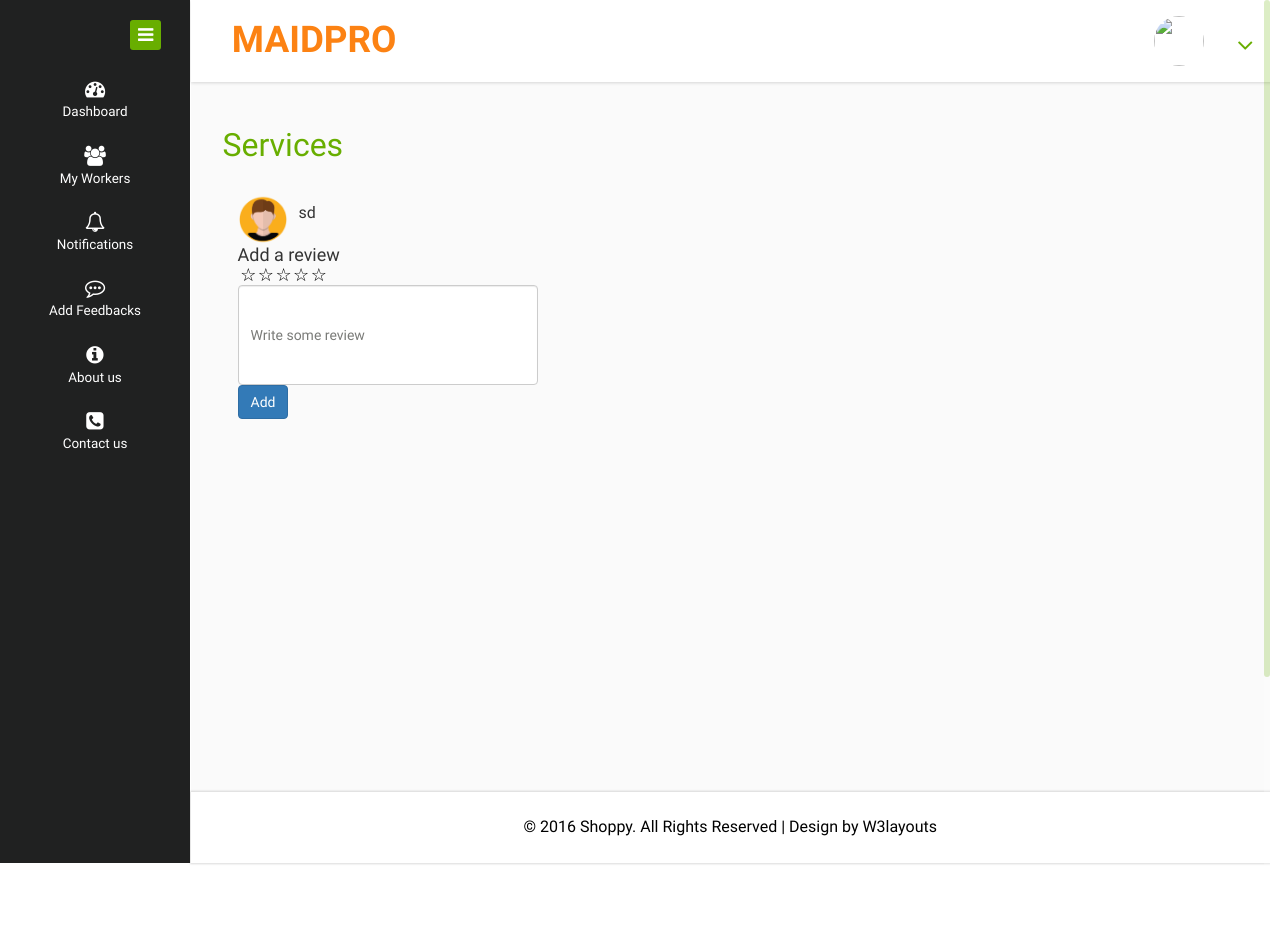
Page /users/addreview.php?workerid=abcde@gmail.com on the committed database.
### tables this page shows
CREATE TABLE `registration` (
  `user_id` int(11) NOT NULL,
  `email` varchar(50) NOT NULL,
  `name` varchar(30) NOT NULL,
  `phone` bigint(11) NOT NULL,
  `profile_pic` varchar(50) NOT NULL DEFAULT 'images/profile_pic.png',
  `house` varchar(30) NOT NULL,
  `place` varchar(30) NOT NULL,
  `district` varchar(30) NOT NULL,
  `state` varchar(30) NOT NULL,
  `pincode` int(10) NOT NULL,
  `gender` varchar(20) NOT NULL,
  `date_of_birth` varchar(20) NOT NULL
);

### users/addreview.php (the view, shortened to what this page needs)
<?php
	include("header.php");
  $workerid=$_GET['workerid'];
?>
<div class="inner-block">
    <div class="blank">
    	<h2>Services</h2>
<?php
$sql1="select * from registration where email='$workerid'";
    $r1=mysqli_fetch_assoc(mysqli_query($conn,$sql1));
?>
<div class="col-md-6">
  <div class="profile_img">
                                    <span class="prfil-img"><img style="width:30%,vertical-align: middle;
  width: 50px;
  height: 50px;
  border-radius: 50%;" src="../users/<?php echo $r1['profile_pic']?>" alt=""> </span>
                                    <div class="user-name">
                                        <?php echo $r1['name'] ?>
                                    </div>
                                </div>
                                <div class="clearfix"></div>
                               <h4>Add a review</h4>
               <form action="reviewadd.php" method="POST">
                             <fieldset>
                               <section>
                                <div class="rating">
            <label for="star5" data-toggle="tooltip" title="5"><h4>☆</h4></label>
            <label for="star4" data-toggle="tooltip" title="4"><h4>☆</h4></label>
            <label for="star3" data-toggle="tooltip" title="3"><h4>☆</h4></label>
            <label for="star2" data-toggle="tooltip" title="2"><h4>☆</h4></label>
            <label for="star1" data-toggle="tooltip" title="1"><h4>☆</h4></label>
        </div>
                              </section>
                            </fieldset>
                            <input type="text" class="form-control" name="review" required="" placeholder="Write some review" style="width:300px;height: 100px;">
                        <button type="submit" class="btn btn-primary">Add</button>
                      </form>
</div>
    </div>
</div>
<?php
	include("footer.php");
?>

### users/header.php (style rules this page uses)
.rating { width: 90px; unicode-bidi: bidi-override; direction: rtl; text-align: center; position: relative; }
.rating > label { float: right; display: inline; padding: 0; margin: 0; position: relative; width: 1.1em; cursor: pointer; color: #000; }

### rows in the picture
registration: profile_pic (picture), name "sd"
